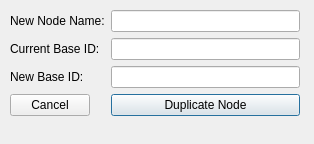
<?xml version="1.0" encoding="UTF-8"?>
<ui version="4.0">
 <class>dbNodeDuplicateEditor</class>
 <widget class="QDialog" name="dbNodeDuplicateEditor">
  <property name="geometry">
   <rect>
    <x>0</x>
    <y>0</y>
    <width>314</width>
    <height>144</height>
   </rect>
  </property>
  <property name="sizePolicy">
   <sizepolicy hsizetype="Expanding" vsizetype="Expanding">
    <horstretch>0</horstretch>
    <verstretch>0</verstretch>
   </sizepolicy>
  </property>
  <property name="windowTitle">
   <string>Duplicate Node</string>
  </property>
  <widget class="QWidget" name="layoutWidget">
   <property name="geometry">
    <rect>
     <x>10</x>
     <y>10</y>
     <width>290</width>
     <height>116</height>
    </rect>
   </property>
   <layout class="QFormLayout" name="formLayout">
    <item row="0" column="0">
     <widget class="QLabel" name="label_2">
      <property name="text">
       <string>New Node Name:</string>
      </property>
     </widget>
    </item>
    <item row="0" column="1">
     <widget class="QLineEdit" name="lineNodeName"/>
    </item>
    <item row="1" column="0">
     <widget class="QLabel" name="label_8">
      <property name="text">
       <string>Current Base ID:</string>
      </property>
     </widget>
    </item>
    <item row="1" column="1">
     <widget class="QLineEdit" name="lineOriginalBaseId">
      <property name="enabled">
       <bool>true</bool>
      </property>
      <property name="readOnly">
       <bool>true</bool>
      </property>
     </widget>
    </item>
    <item row="2" column="0">
     <widget class="QLabel" name="label">
      <property name="text">
       <string>New Base ID:</string>
      </property>
     </widget>
    </item>
    <item row="2" column="1">
     <widget class="QLineEdit" name="lineNewBaseId"/>
    </item>
    <item row="3" column="1">
     <widget class="QPushButton" name="btnDuplicate">
      <property name="text">
       <string>Duplicate Node</string>
      </property>
     </widget>
    </item>
    <item row="3" column="0">
     <widget class="QPushButton" name="btnCancel">
      <property name="text">
       <string>Cancel</string>
      </property>
     </widget>
    </item>
   </layout>
  </widget>
 </widget>
 <resources/>
 <connections/>
</ui>
